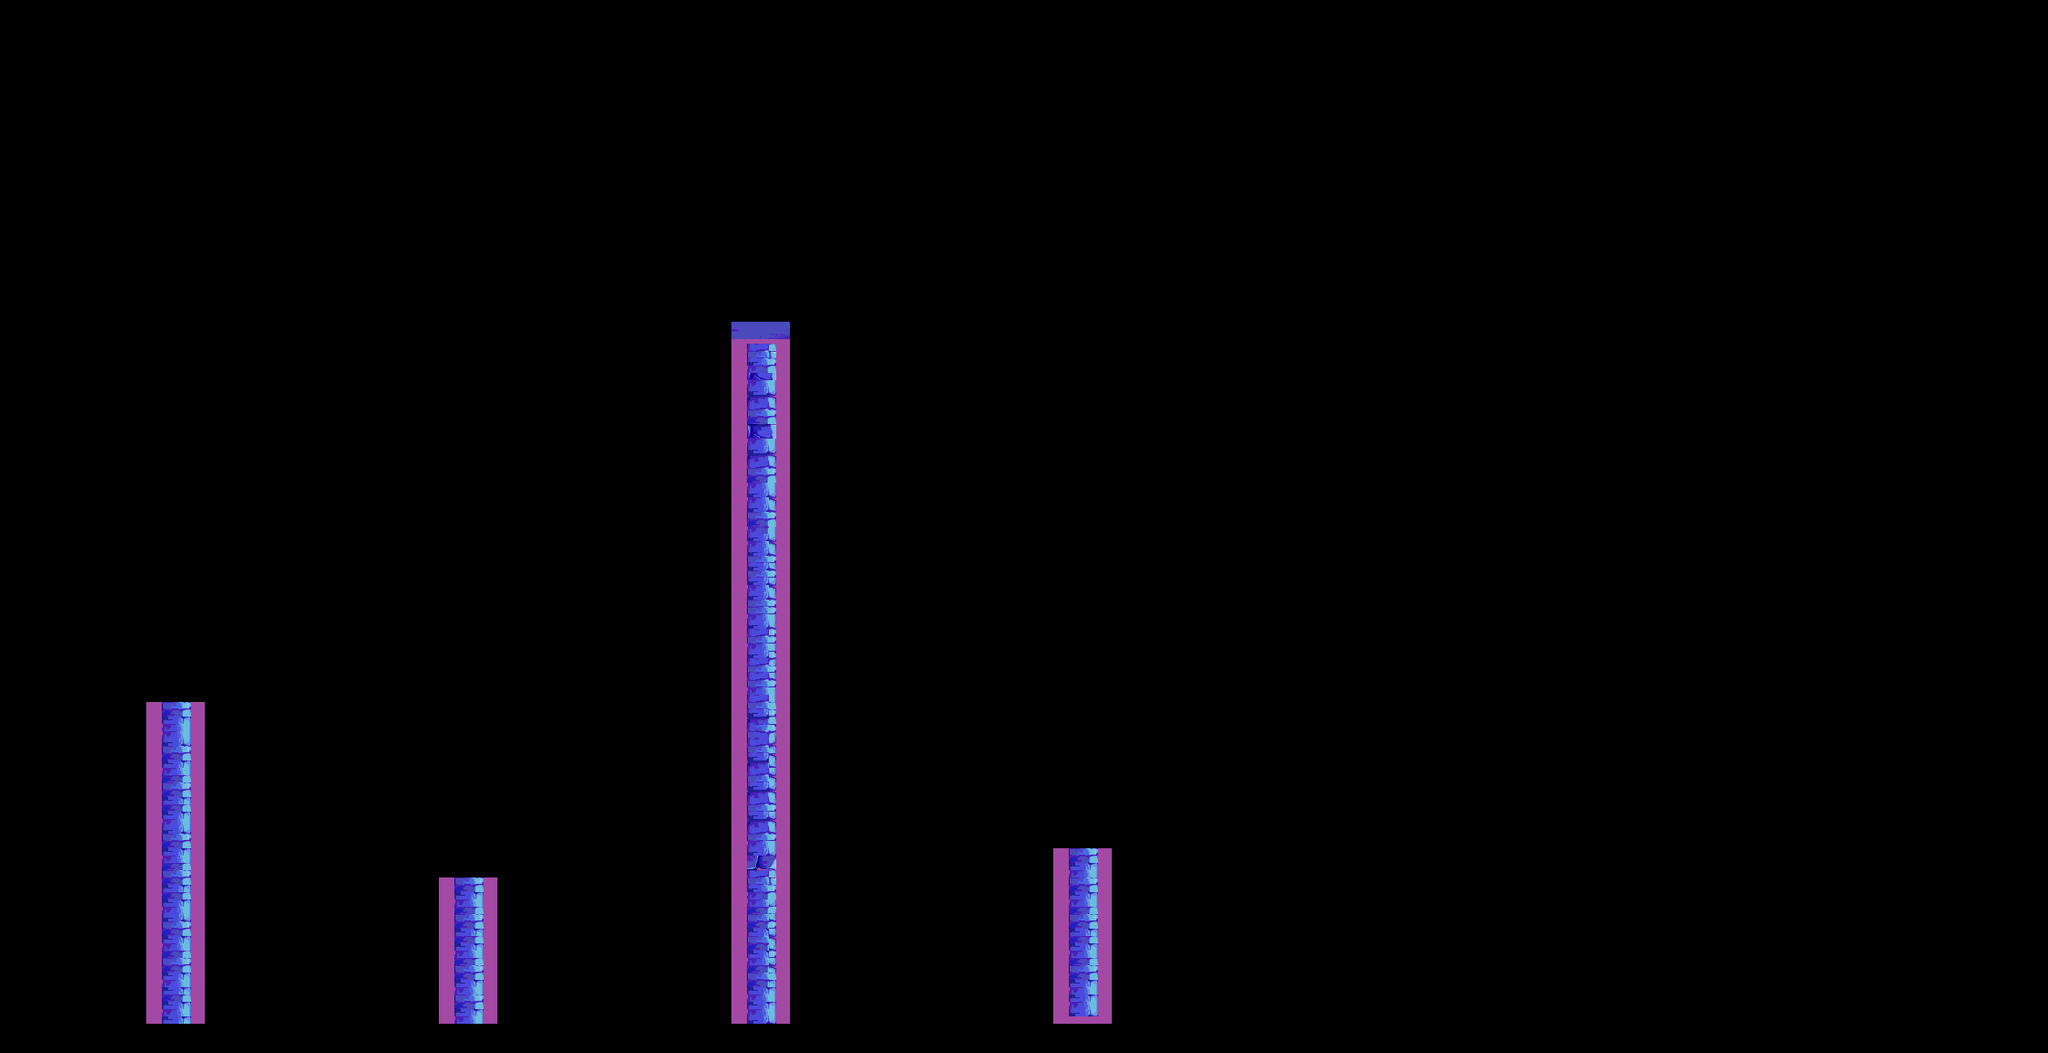

This is a level from a 2D game, rendered from its Tiled map with the project's own tilesets. A one-line summary and the complete map file follow:
An orthogonal 70x36 tile map with 32x32 px tiles, 1 tile layer (Tile Layer 2).

<map version="1.2" tiledversion="1.2.5" orientation="orthogonal" renderorder="right-down" width="70" height="36" tilewidth="32" tileheight="32" infinite="0" nextlayerid="3" nextobjectid="1">
<tileset firstgid="1" name="scene1" tilewidth="32" tileheight="32" tilecount="4130" columns="70">
<image source="aladin.png" trans="ff00ff" width="2271" height="1889" />
</tileset>
  <layer id="3" name="Tile Layer 2" width="70" height="36">
    <data encoding="csv">
      0,0,0,0,0,0,0,0,0,0,0,0,0,0,0,0,0,0,0,0,0,0,0,0,0,0,0,0,0,0,0,0,0,0,0,0,0,0,0,0,0,0,0,0,0,0,0,0,0,0,0,0,0,0,0,0,0,0,0,0,0,0,0,0,0,0,0,0,0,0,
      0,0,0,0,0,0,0,0,0,0,0,0,0,0,0,0,0,0,0,0,0,0,0,0,0,0,0,0,0,0,0,0,0,0,0,0,0,0,0,0,0,0,0,0,0,0,0,0,0,0,0,0,0,0,0,0,0,0,0,0,0,0,0,0,0,0,0,0,0,0,
      0,0,0,0,0,0,0,0,0,0,0,0,0,0,0,0,0,0,0,0,0,0,0,0,0,0,0,0,0,0,0,0,0,0,0,0,0,0,0,0,0,0,0,0,0,0,0,0,0,0,0,0,0,0,0,0,0,0,0,0,0,0,0,0,0,0,0,0,0,0,
      0,0,0,0,0,0,0,0,0,0,0,0,0,0,0,0,0,0,0,0,0,0,0,0,0,0,0,0,0,0,0,0,0,0,0,0,0,0,0,0,0,0,0,0,0,0,0,0,0,0,0,0,0,0,0,0,0,0,0,0,0,0,0,0,0,0,0,0,0,0,
      0,0,0,0,0,0,0,0,0,0,0,0,0,0,0,0,0,0,0,0,0,0,0,0,0,0,0,0,0,0,0,0,0,0,0,0,0,0,0,0,0,0,0,0,0,0,0,0,0,0,0,0,0,0,0,0,0,0,0,0,0,0,0,0,0,0,0,0,0,0,
      0,0,0,0,0,0,0,0,0,0,0,0,0,0,0,0,0,0,0,0,0,0,0,0,0,0,0,0,0,0,0,0,0,0,0,0,0,0,0,0,0,0,0,0,0,0,0,0,0,0,0,0,0,0,0,0,0,0,0,0,0,0,0,0,0,0,0,0,0,0,
      0,0,0,0,0,0,0,0,0,0,0,0,0,0,0,0,0,0,0,0,0,0,0,0,0,0,0,0,0,0,0,0,0,0,0,0,0,0,0,0,0,0,0,0,0,0,0,0,0,0,0,0,0,0,0,0,0,0,0,0,0,0,0,0,0,0,0,0,0,0,
      0,0,0,0,0,0,0,0,0,0,0,0,0,0,0,0,0,0,0,0,0,0,0,0,0,0,0,0,0,0,0,0,0,0,0,0,0,0,0,0,0,0,0,0,0,0,0,0,0,0,0,0,0,0,0,0,0,0,0,0,0,0,0,0,0,0,0,0,0,0,
      0,0,0,0,0,0,0,0,0,0,0,0,0,0,0,0,0,0,0,0,0,0,0,0,0,0,0,0,0,0,0,0,0,0,0,0,0,0,0,0,0,0,0,0,0,0,0,0,0,0,0,0,0,0,0,0,0,0,0,0,0,0,0,0,0,0,0,0,0,0,
      0,0,0,0,0,0,0,0,0,0,0,0,0,0,0,0,0,0,0,0,0,0,0,0,0,0,0,0,0,0,0,0,0,0,0,0,0,0,0,0,0,0,0,0,0,0,0,0,0,0,0,0,0,0,0,0,0,0,0,0,0,0,0,0,0,0,0,0,0,0,
      0,0,0,0,0,0,0,0,0,0,0,0,0,0,0,0,0,0,0,0,0,0,0,0,0,0,0,0,0,0,0,0,0,0,0,0,0,0,0,0,0,0,0,0,0,0,0,0,0,0,0,0,0,0,0,0,0,0,0,0,0,0,0,0,0,0,0,0,0,0,
      0,0,0,0,0,0,0,0,0,0,0,0,0,0,0,0,0,0,0,0,0,0,0,0,0,2476,2477,0,0,0,0,0,0,0,0,0,0,0,0,0,0,0,0,0,0,0,0,0,0,0,0,0,0,0,0,0,0,0,0,0,0,0,0,0,0,0,0,0,0,0,
      0,0,0,0,0,0,0,0,0,0,0,0,0,0,0,0,0,0,0,0,0,0,0,0,0,2546,2547,0,0,0,0,0,0,0,0,0,0,0,0,0,0,0,0,0,0,0,0,0,0,0,0,0,0,0,0,0,0,0,0,0,0,0,0,0,0,0,0,0,0,0,
      0,0,0,0,0,0,0,0,0,0,0,0,0,0,0,0,0,0,0,0,0,0,0,0,0,2616,2617,0,0,0,0,0,0,0,0,0,0,0,0,0,0,0,0,0,0,0,0,0,0,0,0,0,0,0,0,0,0,0,0,0,0,0,0,0,0,0,0,0,0,0,
      0,0,0,0,0,0,0,0,0,0,0,0,0,0,0,0,0,0,0,0,0,0,0,0,0,2686,2687,0,0,0,0,0,0,0,0,0,0,0,0,0,0,0,0,0,0,0,0,0,0,0,0,0,0,0,0,0,0,0,0,0,0,0,0,0,0,0,0,0,0,0,
      0,0,0,0,0,0,0,0,0,0,0,0,0,0,0,0,0,0,0,0,0,0,0,0,0,2756,2757,0,0,0,0,0,0,0,0,0,0,0,0,0,0,0,0,0,0,0,0,0,0,0,0,0,0,0,0,0,0,0,0,0,0,0,0,0,0,0,0,0,0,0,
      0,0,0,0,0,0,0,0,0,0,0,0,0,0,0,0,0,0,0,0,0,0,0,0,0,2826,2827,0,0,0,0,0,0,0,0,0,0,0,0,0,0,0,0,0,0,0,0,0,0,0,0,0,0,0,0,0,0,0,0,0,0,0,0,0,0,0,0,0,0,0,
      0,0,0,0,0,0,0,0,0,0,0,0,0,0,0,0,0,0,0,0,0,0,0,0,0,2896,2897,0,0,0,0,0,0,0,0,0,0,0,0,0,0,0,0,0,0,0,0,0,0,0,0,0,0,0,0,0,0,0,0,0,0,0,0,0,0,0,0,0,0,0,
      0,0,0,0,0,0,0,0,0,0,0,0,0,0,0,0,0,0,0,0,0,0,0,0,0,2966,2967,0,0,0,0,0,0,0,0,0,0,0,0,0,0,0,0,0,0,0,0,0,0,0,0,0,0,0,0,0,0,0,0,0,0,0,0,0,0,0,0,0,0,0,
      0,0,0,0,0,0,0,0,0,0,0,0,0,0,0,0,0,0,0,0,0,0,0,0,0,3036,3037,0,0,0,0,0,0,0,0,0,0,0,0,0,0,0,0,0,0,0,0,0,0,0,0,0,0,0,0,0,0,0,0,0,0,0,0,0,0,0,0,0,0,0,
      0,0,0,0,0,0,0,0,0,0,0,0,0,0,0,0,0,0,0,0,0,0,0,0,0,3106,3107,0,0,0,0,0,0,0,0,0,0,0,0,0,0,0,0,0,0,0,0,0,0,0,0,0,0,0,0,0,0,0,0,0,0,0,0,0,0,0,0,0,0,0,
      0,0,0,0,0,0,0,0,0,0,0,0,0,0,0,0,0,0,0,0,0,0,0,0,0,3176,3177,0,0,0,0,0,0,0,0,0,0,0,0,0,0,0,0,0,0,0,0,0,0,0,0,0,0,0,0,0,0,0,0,0,0,0,0,0,0,0,0,0,0,0,
      0,0,0,0,0,0,0,0,0,0,0,0,0,0,0,0,0,0,0,0,0,0,0,0,0,3246,3247,0,0,0,0,0,0,0,0,0,0,0,0,0,0,0,0,0,0,0,0,0,0,0,0,0,0,0,0,0,0,0,0,0,0,0,0,0,0,0,0,0,0,0,
      0,0,0,0,0,0,0,0,0,0,0,0,0,0,0,0,0,0,0,0,0,0,0,0,0,3316,3317,0,0,0,0,0,0,0,0,0,0,0,0,0,0,0,0,0,0,0,0,0,0,0,0,0,0,0,0,0,0,0,0,0,0,0,0,0,0,0,0,0,0,0,
      0,0,0,0,0,2746,2747,0,0,0,0,0,0,0,0,0,0,0,0,0,0,0,0,0,0,3386,3387,0,0,0,0,0,0,0,0,0,0,0,0,0,0,0,0,0,0,0,0,0,0,0,0,0,0,0,0,0,0,0,0,0,0,0,0,0,0,0,0,0,0,0,
      0,0,0,0,0,2596,2597,0,0,0,0,0,0,0,0,0,0,0,0,0,0,0,0,0,0,3456,3457,0,0,0,0,0,0,0,0,0,0,0,0,0,0,0,0,0,0,0,0,0,0,0,0,0,0,0,0,0,0,0,0,0,0,0,0,0,0,0,0,0,0,0,
      0,0,0,0,0,2666,2667,0,0,0,0,0,0,0,0,0,0,0,0,0,0,0,0,0,0,3526,3527,0,0,0,0,0,0,0,0,0,0,0,0,0,0,0,0,0,0,0,0,0,0,0,0,0,0,0,0,0,0,0,0,0,0,0,0,0,0,0,0,0,0,0,
      0,0,0,0,0,2736,2737,0,0,0,0,0,0,0,0,0,0,0,0,0,0,0,0,0,0,3596,3597,0,0,0,0,0,0,0,0,0,0,0,0,0,0,0,0,0,0,0,0,0,0,0,0,0,0,0,0,0,0,0,0,0,0,0,0,0,0,0,0,0,0,0,
      0,0,0,0,0,2806,2807,0,0,0,0,0,0,0,0,0,0,0,0,0,0,0,0,0,0,3666,3667,0,0,0,0,0,0,0,0,0,0,0,0,0,0,0,0,0,0,0,0,0,0,0,0,0,0,0,0,0,0,0,0,0,0,0,0,0,0,0,0,0,0,0,
      0,0,0,0,0,2876,2877,0,0,0,0,0,0,0,0,0,0,0,0,0,0,0,0,0,0,3736,3737,0,0,0,0,0,0,0,0,0,2536,2537,0,0,0,0,0,0,0,0,0,0,0,0,0,0,0,0,0,0,0,0,0,0,0,0,0,0,0,0,0,0,0,0,
      0,0,0,0,0,2946,2947,0,0,0,0,0,0,0,0,2536,2537,0,0,0,0,0,0,0,0,3806,3807,0,0,0,0,0,0,0,0,0,2536,2537,0,0,0,0,0,0,0,0,0,0,0,0,0,0,0,0,0,0,0,0,0,0,0,0,0,0,0,0,0,0,0,0,
      0,0,0,0,0,3016,3017,0,0,0,0,0,0,0,0,2606,2607,0,0,0,0,0,0,0,0,3876,3877,0,0,0,0,0,0,0,0,0,2606,2607,0,0,0,0,0,0,0,0,0,0,0,0,0,0,0,0,0,0,0,0,0,0,0,0,0,0,0,0,0,0,0,0,
      0,0,0,0,0,3086,3087,0,0,0,0,0,0,0,0,2676,2677,0,0,0,0,0,0,0,0,3946,3947,0,0,0,0,0,0,0,0,0,2676,2677,0,0,0,0,0,0,0,0,0,0,0,0,0,0,0,0,0,0,0,0,0,0,0,0,0,0,0,0,0,0,0,0,
      0,0,0,0,0,3156,3157,0,0,0,0,0,0,0,0,2746,2747,0,0,0,0,0,0,0,0,4016,4017,0,0,0,0,0,0,0,0,0,2746,2747,0,0,0,0,0,0,0,0,0,0,0,0,0,0,0,0,0,0,0,0,0,0,0,0,0,0,0,0,0,0,0,0,
      0,0,0,0,0,3156,3157,0,0,0,0,0,0,0,0,2746,2747,0,0,0,0,0,0,0,0,4086,4087,0,0,0,0,0,0,0,0,0,2816,2817,0,0,0,0,0,0,0,0,0,0,0,0,0,0,0,0,0,0,0,0,0,0,0,0,0,0,0,0,0,0,0,0,
      0,0,0,0,0,0,0,0,0,0,0,0,0,0,0,0,0,0,0,0,0,0,0,0,0,0,0,0,0,0,0,0,0,0,0,0,0,0,0,0,0,0,0,0,0,0,0,0,0,0,0,0,0,0,0,0,0,0,0,0,0,0,0,0,0,0,0,0,0,0
    </data>
  </layer>
</map>
